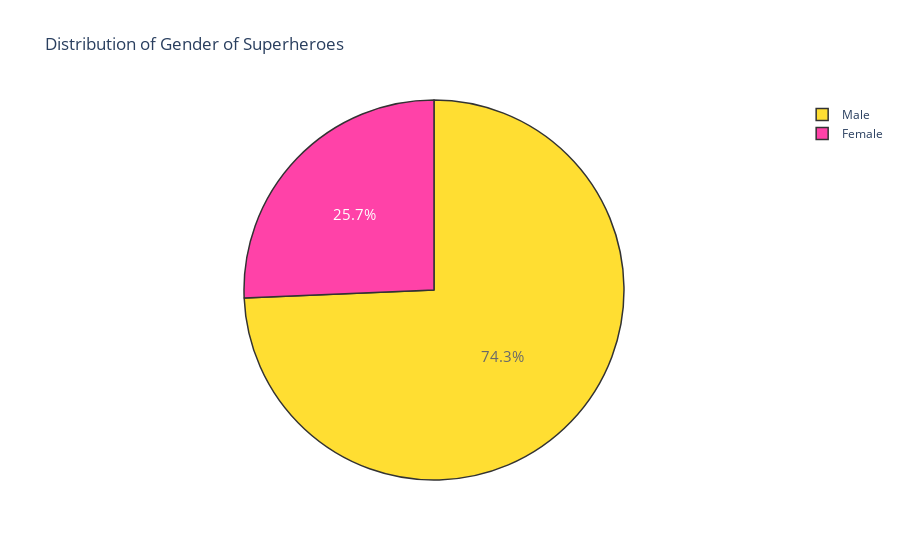

Notebook cell for this chart:
### Code cell
gender_percent(data)

### Figure 1 — Plotly figure (JSON) as saved in the notebook; plotly's stock layout.template omitted (floating-point values rounded to 4 significant figures)
{"data": [{"labels": ["Male", "Female"], "marker": {"colors": ["gold", "deeppink"], "line": {"color": "#000000", "width": 1.5}}, "opacity": 0.8, "textfont": {"size": 15}, "type": "pie", "values": [970, 335]}], "layout": {"title": {"text": "Distribution of Gender of Superheroes"}}}
